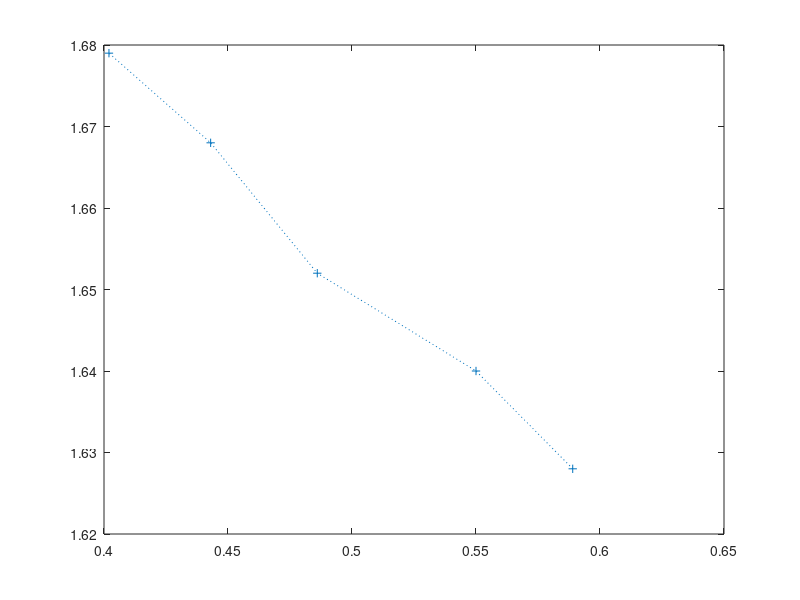

The MATLAB source for this figure: (Note: this script raises an error after producing the figure.)
clear all; close all;clc
% giai y = A + B/x^2 + C/x^4

x=[0.589, 0.550, 0.486, 0.443, 0.402];
y=[1.628, 1.640, 1.652, 1.668, 1.679];
plot(x,y,'+:')
% Tim gan dung---------------
X=1./(x.^2);Y=y;
pp=polyfit(X,Y,2);
a0 = pp(1); b0 = pp(2); c0 = pp(3);
% Chinh xac--------------------
f=inline('A(1)./(x.^4) + A(2)./(x.^2) + A(3)','A','x');
A0=[a0 b0 c0];
[An dAn]=lsqcurvefit(f,A0,x,y)
xx=linspace(0.4,0.6,300);yy=f(An,xx);
figure(2);
plot(xx,yy);hold on;
plot(x,y,'r*');hold off;